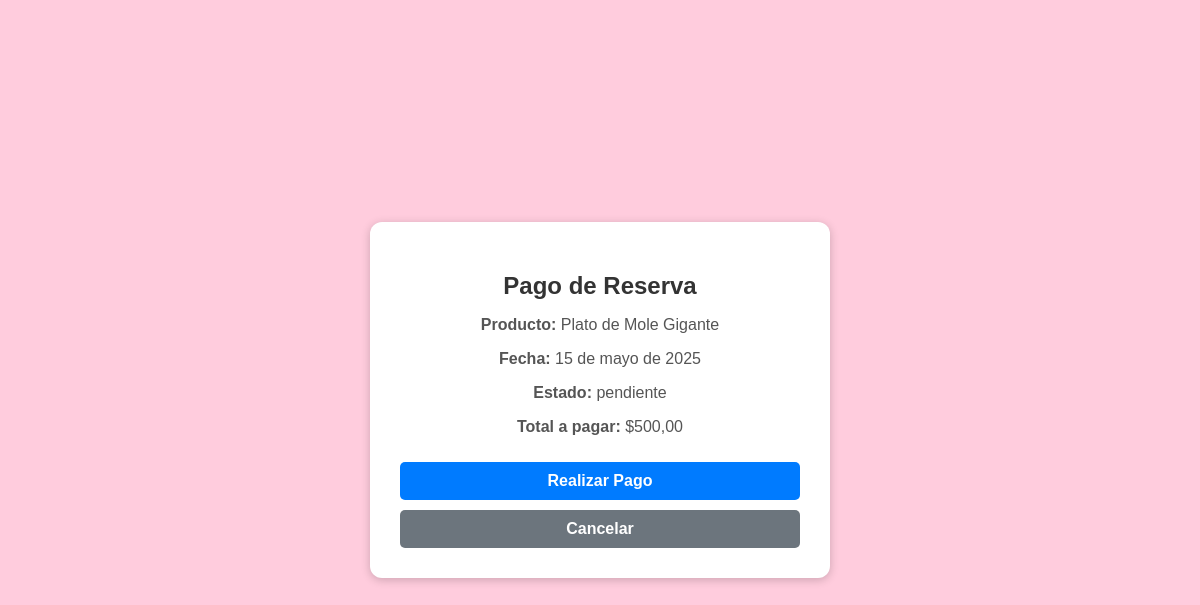
/reservas/pago/8/ (signed in), run on the app's committed database.
### usuarios/models.py (models this page shows, shortened)
class Reserva(models.Model):
    ESTADOS_RESERVA = [
        ('pendiente', 'Pendiente'),
        ('aceptada', 'Aceptada'),
        ('rechazada', 'Rechazada'),
    ]
    producto = models.ForeignKey(Producto, on_delete=models.CASCADE)
    cliente = models.ForeignKey(Usuario, on_delete=models.CASCADE)
    fecha = models.DateField()
    estado = models.CharField(max_length=20, choices=ESTADOS_RESERVA, default='pendiente')

class Producto(models.Model):
    CATEGORIAS = [
        ('local', 'Local'),
        ('entretenimiento', 'Entretenimiento'),
        ('comida', 'Comida'),
    ]
    proveedor = models.ForeignKey(Usuario, on_delete=models.CASCADE)
    nombre = models.CharField(max_length=100)
    categoria = models.CharField(max_length=20, choices=CATEGORIAS)
    descripcion = models.TextField()
    capacidad = models.IntegerField()
    precio = models.DecimalField(max_digits=10, decimal_places=2)

### usuarios/views.py (the view)
# urls.py: path('reservas/pago/<int:reserva_id>/', pago_reserva, name='pago_reserva'),
@login_required
def pago_reserva(request, reserva_id):
    reserva = get_object_or_404(Reserva, id=reserva_id, cliente=request.user)
    if request.method == "POST":
        reserva.estado = "pagado"
        reserva.save()
        return redirect('mis_reservas')
    return render(request, 'usuarios/pago_reserva.html', {'reserva': reserva})

### usuarios/templates/usuarios/pago_reserva.html (shortened to what this page needs)
{% load static %}
<!DOCTYPE html>
<html lang="es">
<head>
    <link rel="stylesheet" href="{% static 'usuarios/pago_reserva.css' %}">
</head>
<body>
    <div class="payment-container">
        <h2>Pago de Reserva</h2>
        <p><strong>Producto:</strong> {{ reserva.producto.nombre }}</p>
        <p><strong>Fecha:</strong> {{ reserva.fecha }}</p>
        <p><strong>Estado:</strong> {{ reserva.estado }}</p>
        <p><strong>Total a pagar:</strong> ${{ reserva.producto.precio }}</p>
        <form method="post">
            <button type="submit">Realizar Pago</button>
        </form>
        <a href="{% url 'mis_reservas' %}">
            <button class="cancel-button">Cancelar</button>
        </a>
    </div>
</body>
</html>

### static/usuarios/pago_reserva.css (style rules this page uses)
body { background-color: #ffccdd; font-family: Arial, sans-serif; display: flex; justify-content: center; align-items: center; height: 100vh; margin: 0; }
.payment-container { background-color: white; width: 400px; padding: 30px; border-radius: 12px; box-shadow: 0 2px 10px rgba(0, 0, 0, 0.2); text-align: center; }
h2 { color: #333; font-size: 24px; margin-bottom: 15px; }
p { font-size: 16px; color: #555; }
button { background-color: #007bff; color: white; border: none; padding: 10px; cursor: pointer; border-radius: 5px; width: 100%; font-size: 16px; font-weight: bold; margin-top: 10px; }
.cancel-button { background-color: #6c757d; }

### data on the page
Reserva: producto.nombre "Plato de Mole Gigante", fecha "15 de mayo de 2025", estado "pendiente", producto.precio "500,00"
